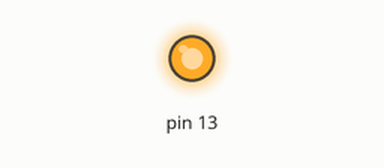
A sketch run on a simulated Arduino Uno, built with avr-gcc and run on an emulated ATmega328P. Shown: output pins drawn as LEDs (lit = HIGH).

Above: at 0.3 s.
At 9.2 s:
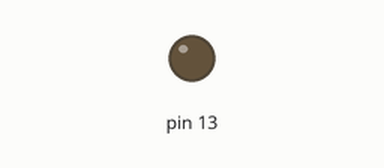
Timing chart, 0 to 10.4 s (numbered marks = the images above):
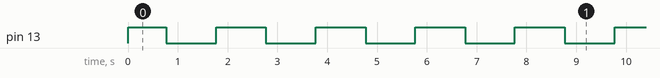

Measured:
- by itself, pin 13: moves between LOW and HIGH, repeating every 8.0 s
- by itself, everything shown: repeats every 8.0 s, in 8 steps

The sketch:

ShrinkBlink.ino
```cpp
// A shrunken version of Blink

// make timer0_milis available for inappropriate manipulation
extern volatile unsigned long timer0_millis;

void setup() {
  // initialize the digital pin as an output.
 bitSet(DDRB, 5); // DDR (Port) B, Bit 5 (D13), set to 1 (OUTPUT)
}


void loop() {
  bitSet(PINB, 5);  //Toggle Pin (Port) B, Bit 5 (D13)
  while(timer0_millis < 1000); // wait 1 second
  timer0_millis = 0; // Reset arduino millisecond counter
}
```
